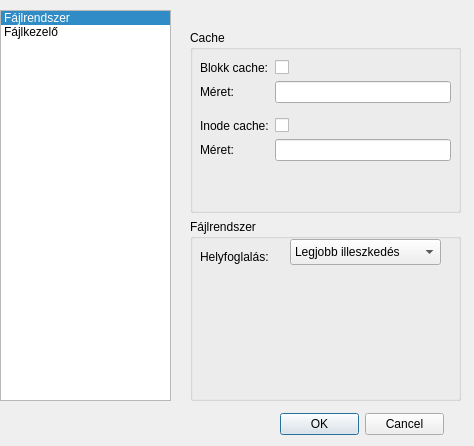
<?xml version="1.0" encoding="UTF-8"?>
<ui version="4.0">
 <class>FsBeallitasDialog</class>
 <widget class="QDialog" name="FsBeallitasDialog">
  <property name="geometry">
   <rect>
    <x>0</x>
    <y>0</y>
    <width>474</width>
    <height>446</height>
   </rect>
  </property>
  <property name="windowTitle">
   <string>Beállítások</string>
  </property>
  <widget class="QStackedWidget" name="stackedWidget">
   <property name="geometry">
    <rect>
     <x>180</x>
     <y>10</y>
     <width>281</width>
     <height>391</height>
    </rect>
   </property>
   <property name="currentIndex">
    <number>0</number>
   </property>
   <widget class="QWidget" name="page">
    <widget class="QWidget" name="layoutWidget">
     <property name="geometry">
      <rect>
       <x>10</x>
       <y>20</y>
       <width>271</width>
       <height>371</height>
      </rect>
     </property>
     <layout class="QVBoxLayout" name="verticalLayout">
      <item>
       <widget class="QGroupBox" name="groupBox">
        <property name="title">
         <string>Cache</string>
        </property>
        <widget class="QWidget" name="layoutWidget">
         <property name="geometry">
          <rect>
           <x>10</x>
           <y>30</y>
           <width>251</width>
           <height>143</height>
          </rect>
         </property>
         <layout class="QFormLayout" name="formLayout">
          <property name="fieldGrowthPolicy">
           <enum>QFormLayout::ExpandingFieldsGrow</enum>
          </property>
          <item row="0" column="0">
           <widget class="QLabel" name="label">
            <property name="text">
             <string>Blokk cache:</string>
            </property>
           </widget>
          </item>
          <item row="1" column="0">
           <widget class="QLabel" name="label_2">
            <property name="text">
             <string>Méret:</string>
            </property>
           </widget>
          </item>
          <item row="1" column="1">
           <widget class="QLineEdit" name="blockCacheLine"/>
          </item>
          <item row="2" column="0">
           <widget class="Line" name="line">
            <property name="orientation">
             <enum>Qt::Horizontal</enum>
            </property>
           </widget>
          </item>
          <item row="5" column="0">
           <widget class="QLabel" name="label_3">
            <property name="text">
             <string>Inode cache:</string>
            </property>
           </widget>
          </item>
          <item row="5" column="1">
           <widget class="QCheckBox" name="inodeCacheBox">
            <property name="text">
             <string/>
            </property>
           </widget>
          </item>
          <item row="6" column="0">
           <widget class="QLabel" name="label_4">
            <property name="text">
             <string>Méret:</string>
            </property>
           </widget>
          </item>
          <item row="6" column="1">
           <widget class="QLineEdit" name="inodeCacheLine"/>
          </item>
          <item row="0" column="1">
           <widget class="QCheckBox" name="blockCacheBox">
            <property name="layoutDirection">
             <enum>Qt::LeftToRight</enum>
            </property>
            <property name="text">
             <string/>
            </property>
           </widget>
          </item>
         </layout>
        </widget>
        <zorder>layoutWidget</zorder>
        <zorder>groupBox_2</zorder>
       </widget>
      </item>
      <item>
       <widget class="QGroupBox" name="groupBox_2">
        <property name="title">
         <string>Fájlrendszer</string>
        </property>
        <widget class="QLabel" name="label_7">
         <property name="geometry">
          <rect>
           <x>10</x>
           <y>30</y>
           <width>91</width>
           <height>16</height>
          </rect>
         </property>
         <property name="text">
          <string>Helyfoglalás:</string>
         </property>
        </widget>
        <widget class="QComboBox" name="helyCombo">
         <property name="geometry">
          <rect>
           <x>100</x>
           <y>20</y>
           <width>151</width>
           <height>26</height>
          </rect>
         </property>
         <item>
          <property name="text">
           <string>Legjobb illeszkedés</string>
          </property>
         </item>
         <item>
          <property name="text">
           <string>Első találat</string>
          </property>
         </item>
        </widget>
       </widget>
      </item>
     </layout>
    </widget>
   </widget>
   <widget class="QWidget" name="page_2">
    <widget class="QWidget" name="layoutWidget">
     <property name="geometry">
      <rect>
       <x>20</x>
       <y>20</y>
       <width>218</width>
       <height>48</height>
      </rect>
     </property>
     <layout class="QFormLayout" name="formLayout_2">
      <item row="0" column="0">
       <widget class="QLabel" name="label_5">
        <property name="text">
         <string>Egybe másolás:</string>
        </property>
       </widget>
      </item>
      <item row="0" column="1">
       <widget class="QCheckBox" name="egybenBox">
        <property name="text">
         <string/>
        </property>
       </widget>
      </item>
      <item row="1" column="0">
       <widget class="QLabel" name="label_6">
        <property name="text">
         <string>Buffer méret:</string>
        </property>
       </widget>
      </item>
      <item row="1" column="1">
       <widget class="QLineEdit" name="buffLine"/>
      </item>
     </layout>
    </widget>
   </widget>
  </widget>
  <widget class="QListWidget" name="listWidget">
   <property name="geometry">
    <rect>
     <x>0</x>
     <y>10</y>
     <width>171</width>
     <height>391</height>
    </rect>
   </property>
   <property name="currentRow">
    <number>0</number>
   </property>
   <item>
    <property name="text">
     <string>Fájlrendszer</string>
    </property>
   </item>
   <item>
    <property name="text">
     <string>Fájlkezelő</string>
    </property>
   </item>
  </widget>
  <widget class="QDialogButtonBox" name="buttonBox">
   <property name="geometry">
    <rect>
     <x>280</x>
     <y>410</y>
     <width>164</width>
     <height>29</height>
    </rect>
   </property>
   <property name="standardButtons">
    <set>QDialogButtonBox::Cancel|QDialogButtonBox::Ok</set>
   </property>
  </widget>
 </widget>
 <resources/>
 <connections>
  <connection>
   <sender>listWidget</sender>
   <signal>currentRowChanged(int)</signal>
   <receiver>stackedWidget</receiver>
   <slot>setCurrentIndex(int)</slot>
   <hints>
    <hint type="sourcelabel">
     <x>112</x>
     <y>147</y>
    </hint>
    <hint type="destinationlabel">
     <x>247</x>
     <y>147</y>
    </hint>
   </hints>
  </connection>
 </connections>
</ui>
